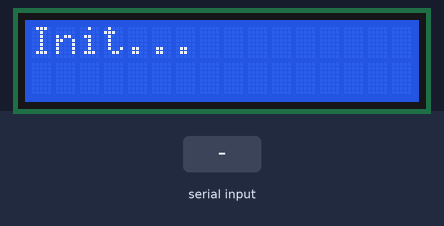
The sketch below on a simulated Arduino Uno, built with avr-gcc and run on an emulated ATmega328P. Shown: 16×2 character LCD. The test bench sets the inputs (shaded band). The modem accepts every AT command (registered, SIM ready, sends succeed) and sends nothing else; what the sketch prints to the serial monitor is not drawn.

Above: at 0.1 s.
At 5.7 s:
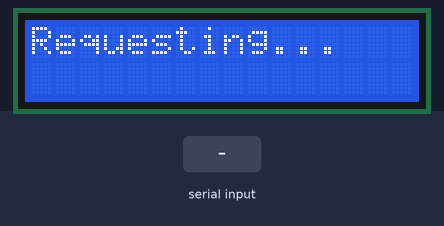
5.8 s: "FAIL:1\n" received over the second serial link
7.3 s: "ERROR:1\n" received over the second serial link
8.8 s: "FAIL\n" received over the second serial link
Timing chart, 0 to 11.8 s (numbered marks = the images above; inputs shaded):
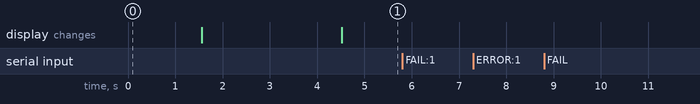

The sketch:

metarbox.ino
```cpp
#include <SoftwareSerial.h>
#include <LiquidCrystal.h>

SoftwareSerial espSerial(8, 9);  // RX, TX
LiquidCrystal lcd(12, 11, 5, 4, 3, 2);

// ——— Wi-Fi config ———
const char* SSID = "yourWiFiNameHere";
const char* PASS = "yourPasswordHere";
const char* proxyHost = "152.70.212.248"; // Edit this to your server if you're self-hosting!
const int   proxyPort = 3000;             // Edit this to your port if you've changed it
const String stationCode = "KATL";

// ——— Global vars ———
String metarData = "";
unsigned long lastFetch = 0;
const unsigned long fetchInterval = 30UL * 60UL * 1000UL;

// ——— Function declarations ———
void connectToWiFi();
String fetchMETAR();
void scrollDisplay(const String &txt);
bool sendAT(const String &cmd, const String &expect, unsigned long timeout = 2000);
void flushESP(unsigned long timeout = 1000);

void setup() {
  Serial.begin(9600);
  espSerial.begin(9600);
  lcd.begin(16, 2);
  lcd.print("Init...");
  delay(1500);
  lcd.clear();

  Serial.println("==== SETUP BEGIN ====");
  flushESP(2000);
  connectToWiFi();
  Serial.println("==== SETUP END ====");
}

void loop() {
  // Serial passthrough (debug)
  if (Serial.available()) espSerial.write(Serial.read());
  if (espSerial.available()) Serial.write(espSerial.read());

  unsigned long now = millis();
  if (metarData == "" || now - lastFetch > fetchInterval) {
    lcd.clear();
    lcd.print("Requesting...");
    Serial.println("Fetching METAR...");
    metarData = fetchMETAR();
    lastFetch = now;

    if (metarData == "") {
      Serial.println("Fetch Failed");
      lcd.clear();
      lcd.print("Fetch Failed");
      connectToWiFi();
      delay(5000);
      return;
    }
    metarData += " |";
  }

  scrollDisplay(metarData);
}

// ——— Connect to WiFi ———
void connectToWiFi() {
  Serial.println("[AT+RST]");
  sendAT("AT+RST", "ready", 5000);

  Serial.println("[AT+CWMODE=1]");
  sendAT("AT+CWMODE=1", "OK", 2000);

  String joinCmd = String("AT+CWJAP=\"") + SSID + "\",\"" + PASS + "\"";
  Serial.println("[JOIN CMD]");
  Serial.println(joinCmd);
  bool joined = sendAT(joinCmd, "WIFI CONNECTED", 15000);
  if (!joined) {
    Serial.println("!!! Failed to connect to WiFi !!!");
    lcd.clear(); lcd.print("WiFi Failed!");
    return;
  }

  Serial.println("[AT+CIFSR]");
  sendAT("AT+CIFSR", "OK", 2000);
  Serial.println("WiFi connected ✅");
}

// ——— Fetch METAR ———
String fetchMETAR() {
  String req =
    "GET /metar/" + stationCode + " HTTP/1.1\r\n" +
    "Host: " + proxyHost + "\r\n" +
    "Connection: close\r\n\r\n";

  String startCmd = String("AT+CIPSTART=\"TCP\",\"") + proxyHost + "\"," + proxyPort;
  Serial.println("[CIPSTART]");
  if (!sendAT(startCmd, "OK", 5000)) {
    Serial.println("CIPSTART failed.");
    return "";
  }

  Serial.println("[CIPSEND]");
  if (!sendAT("AT+CIPSEND=" + String(req.length()), ">", 3000)) {
    Serial.println("CIPSEND failed.");
    sendAT("AT+CIPCLOSE", "OK", 1000);
    return "";
  }

  Serial.println("[SENDING REQUEST]");
  espSerial.print(req);

  // Read raw response
  String raw = "";
  unsigned long start = millis();
  while (millis() - start < 8000) {
    while (espSerial.available()) {
      char c = espSerial.read();
      raw += c;
      Serial.write(c);
      start = millis();  // refresh timeout
    }
  }

  sendAT("AT+CIPCLOSE", "OK", 1000);
  Serial.println("\n[RAW DONE]");

  // ——— PARSE LAST +IPD block only ———
  int lastIPD = raw.lastIndexOf("+IPD,");
  if (lastIPD == -1) return "";

  int colon = raw.indexOf(':', lastIPD);
  if (colon == -1) return "";

  int len = raw.substring(lastIPD + 5, colon).toInt();
  String result = raw.substring(colon + 1, colon + 1 + len);
  result.replace("\r", " ");
  result.replace("\n", " ");
  result.trim();
  return result;
}

// ——— Scroll on LCD ———
void scrollDisplay(const String &txt) {
  String s = txt + " ";
  int len = s.length();
  unsigned long start = millis();
  while (millis() - start < fetchInterval) {
    for (int i = 0; i < len + 16; i++) {
      lcd.clear();
      lcd.setCursor(0, 0);
      lcd.print(s.substring(i, i + 16));
      delay(400);
      if (millis() - start >= fetchInterval) break;
    }
  }
}

// ——— Send AT Command (verbose) ———
bool sendAT(const String &cmd, const String &expect, unsigned long timeout) {
  flushESP(200);
  espSerial.println(cmd);
  Serial.print(">> ");
  Serial.println(cmd);
  String resp = "";
  unsigned long start = millis();

  while (millis() - start < timeout) {
    while (espSerial.available()) {
      char c = espSerial.read();
      resp += c;
      Serial.write(c);
      if (resp.indexOf(expect) != -1) return true;
      if (resp.indexOf("FAIL") != -1 || resp.indexOf("ERROR") != -1) return false;
    }
  }
  Serial.println("\n[Timeout waiting for response]");
  return false;
}

// ——— Flush ESP buffer ———
void flushESP(unsigned long timeout) {
  unsigned long start = millis();
  while (millis() - start < timeout) {
    while (espSerial.available()) {
      Serial.write(espSerial.read());
    }
  }
}
```

Measured:
- after the input at 5.8 s, every drawn part: stays the same
- after the input at 7.3 s, every drawn part: stays the same
